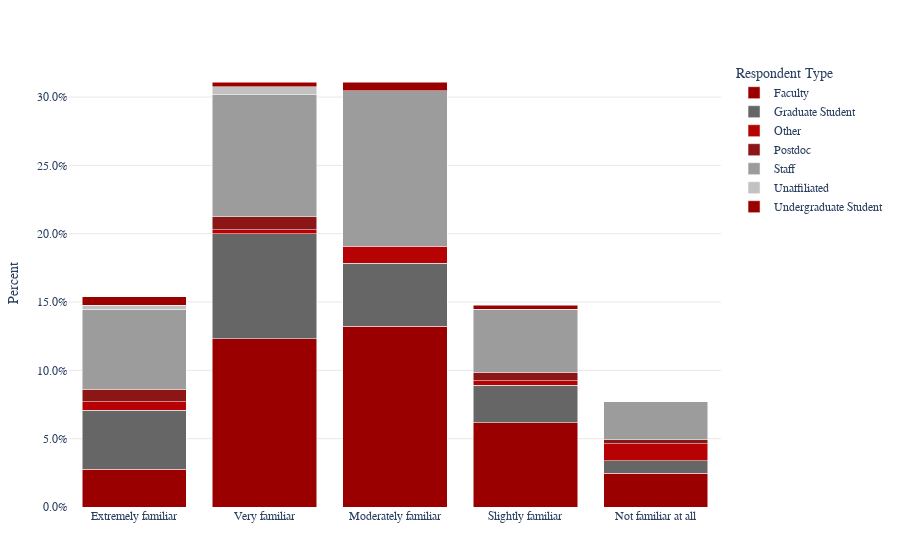

Write notebook code for a chart like this one.
### Markdown cell above
```{raw} html
:file: _static/familiarity_hardware.html
```

### Familiarity with Educational Materials

[Khan Academy](https://www.khanacademy.org/) and [MIT OpenCourseWare](https://ocw.mit.edu/) are examples of open source educational materials.

### Code cell
fig3 = px.bar(
    f3_df, x="QID12", y="Percent",
    color="Respondent Type",
    barmode="stack"
)
fig3.update_layout(
    yaxis=dict(tickformat=".1%"),
    xaxis_title="",
    plot_bgcolor="white",
    paper_bgcolor="white"
)
fig3.show()
fig3.write_html('_static/familiarity_educational.html', full_html=False, include_plotlyjs='cdn')

### Figure 1 — Plotly figure (JSON) as saved in the notebook; plotly's stock layout.template omitted (floating-point values rounded to 4 significant figures)
{"data": [{"hovertemplate": "Respondent Type=Faculty<br>QID12=%{x}<br>Percent=%{y}<extra></extra>", "legendgroup": "Faculty", "marker": {"color": "#9B0000", "pattern": {"shape": ""}}, "name": "Faculty", "orientation": "v", "showlegend": true, "textposition": "auto", "type": "bar", "x": ["Extremely familiar", "Very familiar", "Moderately familiar", "Slightly familiar", "Not familiar at all"], "xaxis": "x", "y": [0.02769, 0.1231, 0.1323, 0.06154, 0.02462], "yaxis": "y"}, {"hovertemplate": "Respondent Type=Graduate Student<br>QID12=%{x}<br>Percent=%{y}<extra></extra>", "legendgroup": "Graduate Student", "marker": {"color": "#666666", "pattern": {"shape": ""}}, "name": "Graduate Student", "orientation": "v", "showlegend": true, "textposition": "auto", "type": "bar", "x": ["Extremely familiar", "Very familiar", "Moderately familiar", "Slightly familiar", "Not familiar at all"], "xaxis": "x", "y": [0.04308, 0.07692, 0.04615, 0.02769, 0.009231], "yaxis": "y"}, {"hovertemplate": "Respondent Type=Other<br>QID12=%{x}<br>Percent=%{y}<extra></extra>", "legendgroup": "Other", "marker": {"color": "#B60205", "pattern": {"shape": ""}}, "name": "Other", "orientation": "v", "showlegend": true, "textposition": "auto", "type": "bar", "x": ["Extremely familiar", "Very familiar", "Moderately familiar", "Slightly familiar", "Not familiar at all"], "xaxis": "x", "y": [0.006154, 0.003077, 0.01231, 0.003077, 0.01231], "yaxis": "y"}, {"hovertemplate": "Respondent Type=Postdoc<br>QID12=%{x}<br>Percent=%{y}<extra></extra>", "legendgroup": "Postdoc", "marker": {"color": "#8c1515", "pattern": {"shape": ""}}, "name": "Postdoc", "orientation": "v", "showlegend": true, "textposition": "auto", "type": "bar", "x": ["Extremely familiar", "Very familiar", "Slightly familiar", "Not familiar at all"], "xaxis": "x", "y": [0.009231, 0.009231, 0.006154, 0.003077], "yaxis": "y"}, {"hovertemplate": "Respondent Type=Staff<br>QID12=%{x}<br>Percent=%{y}<extra></extra>", "legendgroup": "Staff", "marker": {"color": "#9c9c9c", "pattern": {"shape": ""}}, "name": "Staff", "orientation": "v", "showlegend": true, "textposition": "auto", "type": "bar", "x": ["Extremely familiar", "Very familiar", "Moderately familiar", "Slightly familiar", "Not familiar at all"], "xaxis": "x", "y": [0.05846, 0.08923, 0.1138, 0.04615, 0.02769], "yaxis": "y"}, {"hovertemplate": "Respondent Type=Unaffiliated<br>QID12=%{x}<br>Percent=%{y}<extra></extra>", "legendgroup": "Unaffiliated", "marker": {"color": "#c2c2c2", "pattern": {"shape": ""}}, "name": "Unaffiliated", "orientation": "v", "showlegend": true, "textposition": "auto", "type": "bar", "x": ["Extremely familiar", "Very familiar"], "xaxis": "x", "y": [0.003077, 0.006154], "yaxis": "y"}, {"hovertemplate": "Respondent Type=Undergraduate Student<br>QID12=%{x}<br>Percent=%{y}<extra></extra>", "legendgroup": "Undergraduate Student", "marker": {"color": "#9B0000", "pattern": {"shape": ""}}, "name": "Undergraduate Student", "orientation": "v", "showlegend": true, "textposition": "auto", "type": "bar", "x": ["Extremely familiar", "Very familiar", "Moderately familiar", "Slightly familiar"], "xaxis": "x", "y": [0.006154, 0.003077, 0.006154, 0.003077], "yaxis": "y"}], "layout": {"barmode": "stack", "legend": {"title": {"text": "Respondent Type"}, "tracegroupgap": 0}, "paper_bgcolor": "white", "plot_bgcolor": "white", "xaxis": {"anchor": "y", "domain": [0.0, 1.0], "title": {"text": ""}}, "yaxis": {"anchor": "x", "domain": [0.0, 1.0], "tickformat": ".1%", "title": {"text": "Percent"}}}}
